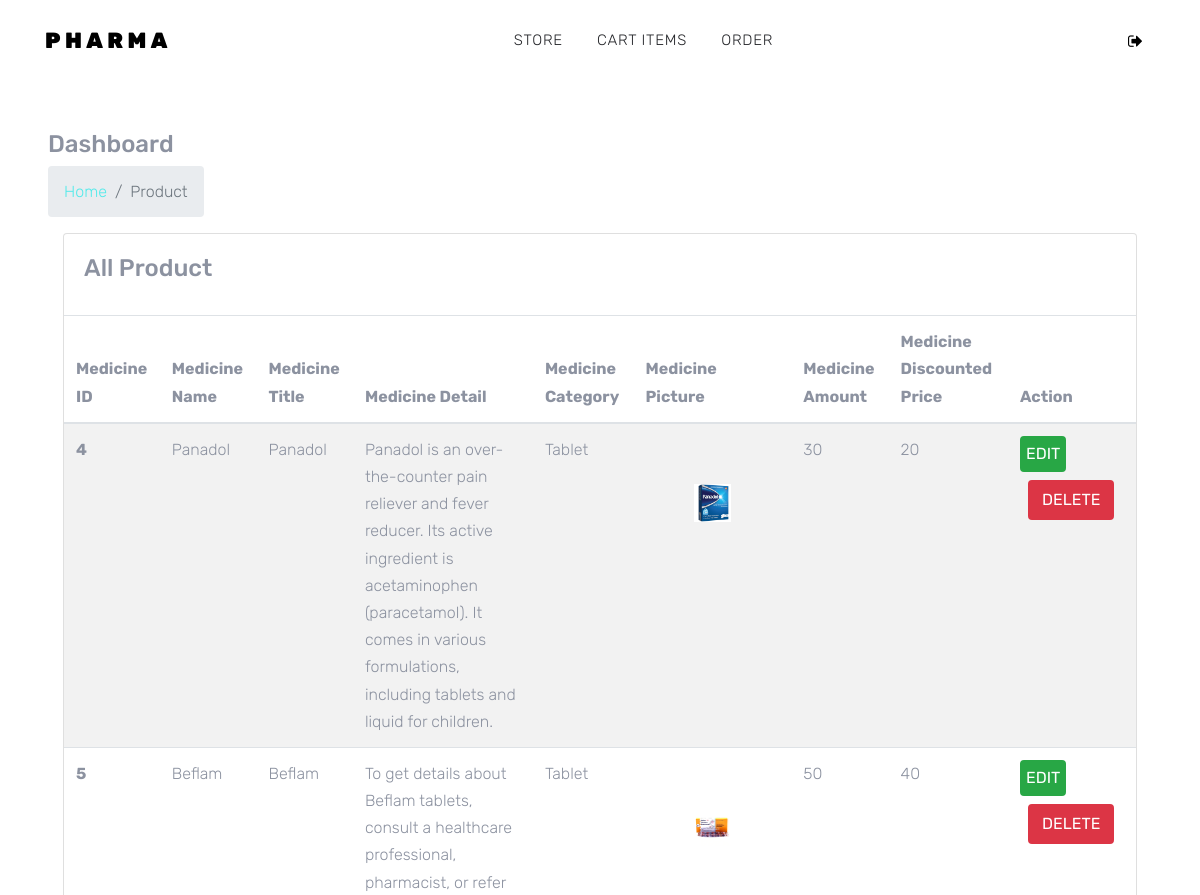
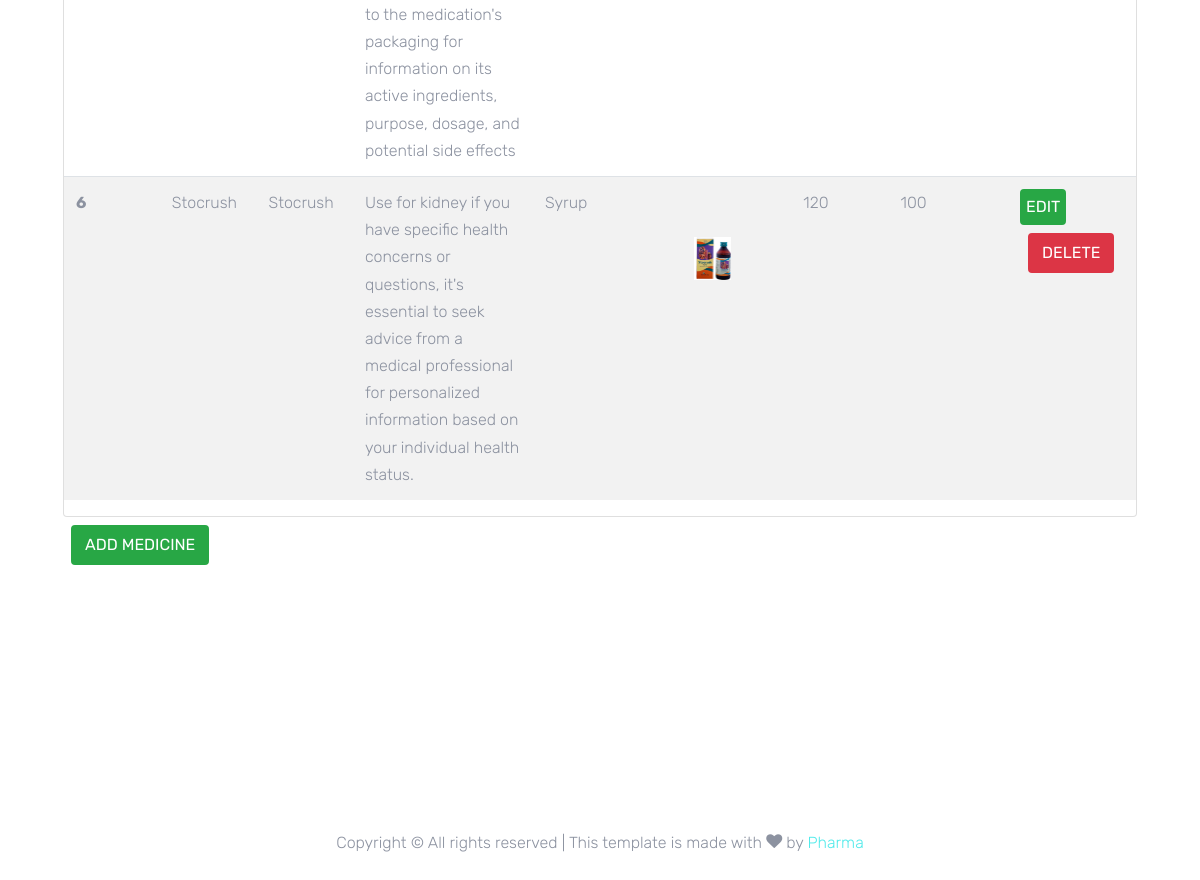
The app's page /Store/ (signed in) with its own data (2 pictures, top to bottom).
### master/models.py (models this page shows)
class Medicine(models.Model):
    name = models.CharField(max_length=25)
    title = models.CharField(max_length=100)
    detail = models.CharField(max_length=250)
    type = models.CharField(max_length=50, choices=MEDICINE_TYPE)
    picture = models.ImageField(upload_to='Medicine')
    amount = models.IntegerField()
    discount_amount = models.IntegerField()

### store/views.py (the view)
# urls.py: path('Store/', Store, name='Store'),
@login_required
def Store(request):
    medicine = Medicine.objects.all()
    context = {
        'medicine': medicine
    }
    return render(request, 'store.html', context)

### store/templates/store.html (shortened to what this page needs)
{% extends "bases.html" %}
{% load static %}
 {% block content %}
 <div class="page-wrapper p-5">
	<div class="page-breadcrumb">
		<div class="row align-items-center">
			<div class="col-5">
				<h4 class="page-title">Dashboard</h4>
				<div class="d-flex align-items-center">
					<nav aria-label="breadcrumb">
						<ol class="breadcrumb">
							<li class="breadcrumb-item"><a href="{% url "Store" %}">Home</a></li>
							<li class="breadcrumb-item active" aria-current="page">Product</li>
						</ol>
					</nav>
				</div>
			</div>
		</div>
	</div>
	<div class="container-fluid">
		<div class="row">
			<div class="col-12">
				<div class="card">
					<div class="card-body">
						<div class="d-md-flex">
							<div>
								<h4 class="card-title">All Product</h4>
							</div>
						</div>
					</div>
					<table class="table table-striped">
						<thead>
						  <tr>
							<th scope="col">Medicine ID</th>
							<th scope="col">Medicine Name</th>
							<th scope="col">Medicine Title</th>
							<th scope="col">Medicine Detail</th>
							<th scope="col">Medicine Category</th>
							<th scope="col">Medicine Picture</th>
							<th scope="col">Medicine Amount</th>
							<th scope="col">Medicine Discounted Price</th>
							<th scope="col">Action</th>
						  </tr>
						</thead>
						<tbody>
							{% for med in medicine %}
						  <tr>
							<th scope="row">{{med.id}}</th>
							<td>{{med.name}}</td>
							<td>{{med.title}}</td>
							<td>{{med.detail}}</td>
							<td>{{med.type}}</td>
							<td><img src="{{ med.picture.url }}" height=100 alt="Image" class="img-fluid p-5"></td>
							<td>{{med.amount}}</td>
							<td>{{med.discount_amount}}</td>
							<td>
								<a href="{% url 'editMedicine' med.id %}" type="button" class="btn btn-success p-1">Edit</a>
								<a href="{% url 'delMedicine' med.id %}" type="button" class="btn btn-danger m-2">Delete</a>
							</td>
						  </tr>
						  {% endfor %}
						</tbody>
					  </table>
				</div>
				<div class="form-group">
					<div class="col-sm-6 p-2">
						<a href='{% url 'add_medicine'%}' class='btn btn-success'>Add Medicine</a>
					</div>
				</div>
			</div>
		</div>
	</div>
</div>
 {%endblock%}

### static/css/style.css (style rules this page uses)
body { line-height: 1.7; color: #8c92a0; font-weight: 300; font-size: 16px; }
a { -webkit-transition: .3s all ease; -o-transition: .3s all ease; transition: .3s all ease; }
.btn { -webkit-transition: .3s all ease-in-out; -o-transition: .3s all ease-in-out; transition: .3s all ease-in-out; text-transform: uppercase; border-width: 2px; }

### records on screen
Medicine: id "4", name "Panadol", title "Panadol", detail "Panadol is an over-the-counter pain reliever and fever reducer. Its active ingredient is acetaminophen (paracetamol). It comes in various formulations, including tablets and liquid for children.", type "Tablet", picture (picture), amount "30", discount_amount "20"
Medicine: id "5", name "Beflam", title "Beflam", detail "To get details about Beflam tablets, consult a healthcare professional, pharmacist, or refer to the medication's packaging for information on its active ingredients, purpose, dosage, and potential side effects", type "Tablet", picture (picture), amount "50", discount_amount "40"
Medicine: id "6", name "Stocrush", title "Stocrush", detail "Use for kidney if you have specific health concerns or questions, it's essential to seek advice from a medical professional for personalized information based on your individual health status.", type "Syrup", picture (picture), amount "120", discount_amount "100"
